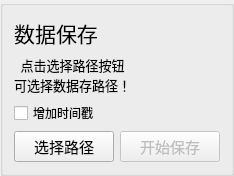
       <widget class="QGroupBox" name="groupBox_3">
        <property name="title">
         <string/>
        </property>
        <layout class="QGridLayout" name="gridLayout_5">
         <item row="0" column="0" colspan="2">
          <widget class="QLabel" name="label_53">
           <property name="sizePolicy">
            <sizepolicy hsizetype="Fixed" vsizetype="Fixed">
             <horstretch>0</horstretch>
             <verstretch>0</verstretch>
            </sizepolicy>
           </property>
           <property name="font">
            <font>
             <pointsize>16</pointsize>
            </font>
           </property>
           <property name="text">
            <string>数据保存</string>
           </property>
           <property name="alignment">
            <set>Qt::AlignCenter</set>
           </property>
          </widget>
         </item>
         <item row="1" column="0" colspan="2">
          <widget class="QLabel" name="Label_SaveSerialData_StateMsg">
           <property name="enabled">
            <bool>false</bool>
           </property>
           <property name="sizePolicy">
            <sizepolicy hsizetype="Fixed" vsizetype="Fixed">
             <horstretch>0</horstretch>
             <verstretch>0</verstretch>
            </sizepolicy>
           </property>
           <property name="font">
            <font>
             <pointsize>10</pointsize>
            </font>
           </property>
           <property name="acceptDrops">
            <bool>false</bool>
           </property>
           <property name="styleSheet">
            <string notr="true">color:rgb(0, 0, 0)</string>
           </property>
           <property name="text">
            <string>&lt;html&gt;&lt;head/&gt;&lt;body&gt;&lt;p&gt;点击选择路径按钮&lt;br/&gt;可选择数据存路径！&lt;/p&gt;&lt;/body&gt;&lt;/html&gt;</string>
           </property>
           <property name="alignment">
            <set>Qt::AlignCenter</set>
           </property>
           <property name="wordWrap">
            <bool>true</bool>
           </property>
           <property name="margin">
            <number>0</number>
           </property>
          </widget>
         </item>
         <item row="2" column="0">
          <widget class="QCheckBox" name="CheckBox_SaveSerialData_WithTime">
           <property name="text">
            <string>增加时间戳</string>
           </property>
          </widget>
         </item>
         <item row="3" column="0">
          <widget class="QPushButton" name="PushButton_SaveSerialData_SeletePath">
           <property name="sizePolicy">
            <sizepolicy hsizetype="Fixed" vsizetype="Fixed">
             <horstretch>0</horstretch>
             <verstretch>0</verstretch>
            </sizepolicy>
           </property>
           <property name="minimumSize">
            <size>
             <width>100</width>
             <height>25</height>
            </size>
           </property>
           <property name="maximumSize">
            <size>
             <width>16777215</width>
             <height>16777215</height>
            </size>
           </property>
           <property name="font">
            <font>
             <pointsize>11</pointsize>
            </font>
           </property>
           <property name="styleSheet">
            <string notr="true"/>
           </property>
           <property name="text">
            <string>选择路径</string>
           </property>
          </widget>
         </item>
         <item row="3" column="1">
          <widget class="QPushButton" name="PushButton_SaveSerialData_StartSave">
           <property name="enabled">
            <bool>false</bool>
           </property>
           <property name="sizePolicy">
            <sizepolicy hsizetype="Fixed" vsizetype="Fixed">
             <horstretch>0</horstretch>
             <verstretch>0</verstretch>
            </sizepolicy>
           </property>
           <property name="minimumSize">
            <size>
             <width>100</width>
             <height>25</height>
            </size>
           </property>
           <property name="maximumSize">
            <size>
             <width>16777215</width>
             <height>16777215</height>
            </size>
           </property>
           <property name="font">
            <font>
             <pointsize>11</pointsize>
            </font>
           </property>
           <property name="styleSheet">
            <string notr="true"/>
           </property>
           <property name="text">
            <string>开始保存</string>
           </property>
          </widget>
         </item>
        </layout>
       </widget>
